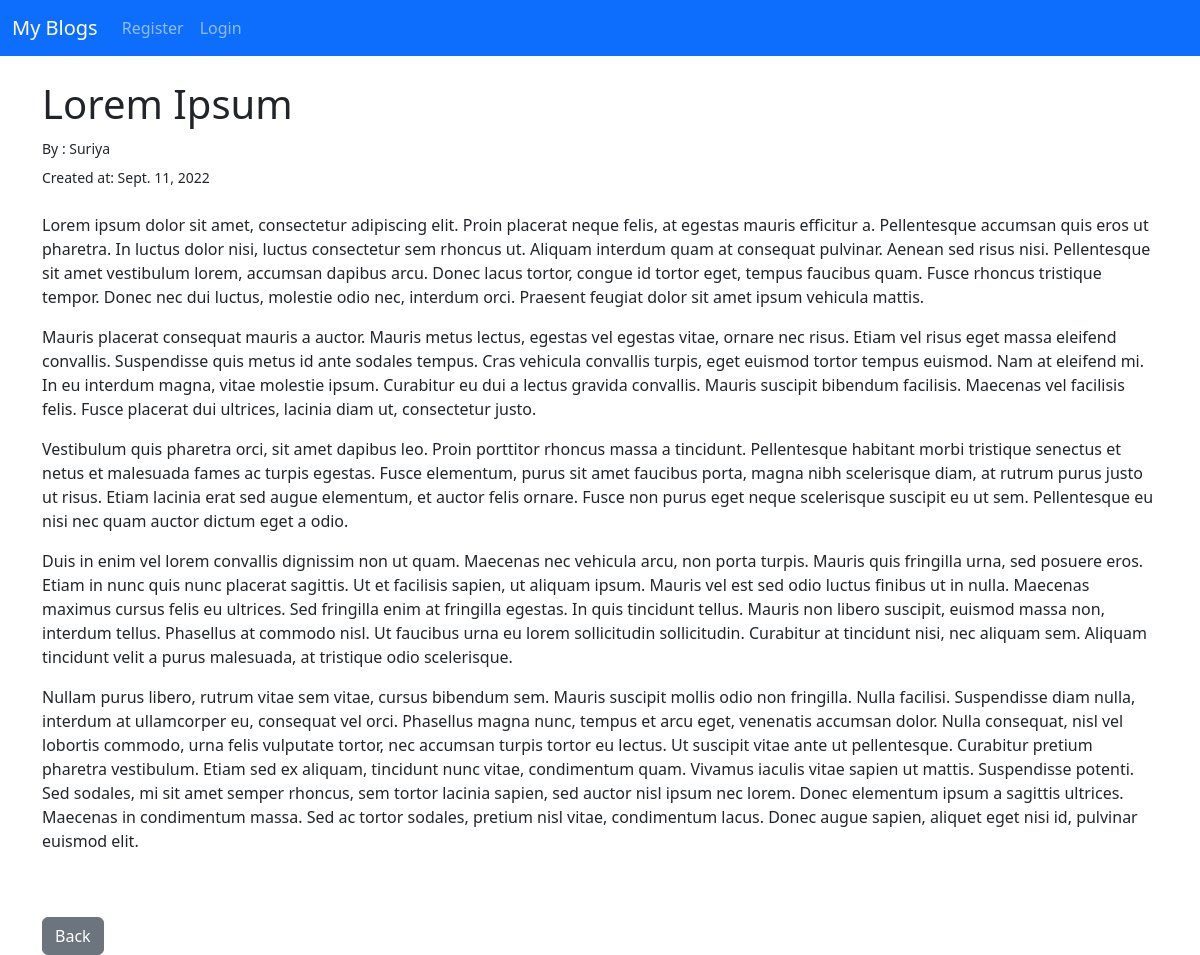
Page /article/5 on the committed database.
### user/models.py (models this page shows, shortened)
class Post(models.Model):
    title=models.CharField(max_length=255)
    titleTag=models.CharField(max_length=255)
    author=models.ForeignKey(User,on_delete=models.CASCADE)
    category=models.TextField()
    body=models.TextField()
    post_date=models.DateField(auto_now_add=True)

### user/views.py (the view)
# urls.py: path('article/<int:pk>',ArticleView.as_view(),name='article'),
class ArticleView(DetailView):
    model =Post
    template_name='article.html'

### user/templates/article.html (shortened to what this page needs)
{% extends 'base.html'%}
{% block content%}
	<div>
		<h1>{{post.title}}</h1>
	<small>By : {{post.author}}</small><br>
	<div style="padding-top: 5px;">
		<small>Created at: {{post.post_date}}</small>
	</div>
	<br>
	{{post.body |safe}}
	<br><br>
	<a class="btn btn-secondary" href="{% url 'home' %}">Back</a>
	</div>
{% endblock %}

### rows in the picture
Post: title "Lorem Ipsum", author "Suriya", post_date "Sept. 11, 2022", body "Lorem ipsum dolor sit amet, consectetur adipiscing elit. Proin placerat neque felis, at egestas mauris efficitur a. Pellentesque accumsan quis eros ut pharetra. In luctus dolor nisi, luctus consectetur sem rhoncus ut. Aliquam interdum quam at consequat pulvinar. Aenean sed risus nisi. Pellentesque sit amet vestibulum lorem, accumsan dapibus arcu. Donec lacus tortor, congue id tortor eget, tempus faucibus quam. Fusce rhoncus tristique tempor. Donec nec dui luctus, molestie odio nec, interdum orci. Praesent feugiat dolor sit amet ipsum vehicula mattis. Mauris placerat consequat mauris a auctor. Mauris metus lectus, egestas vel egestas vitae, ornare nec risus. Etiam vel risus eget massa…"
